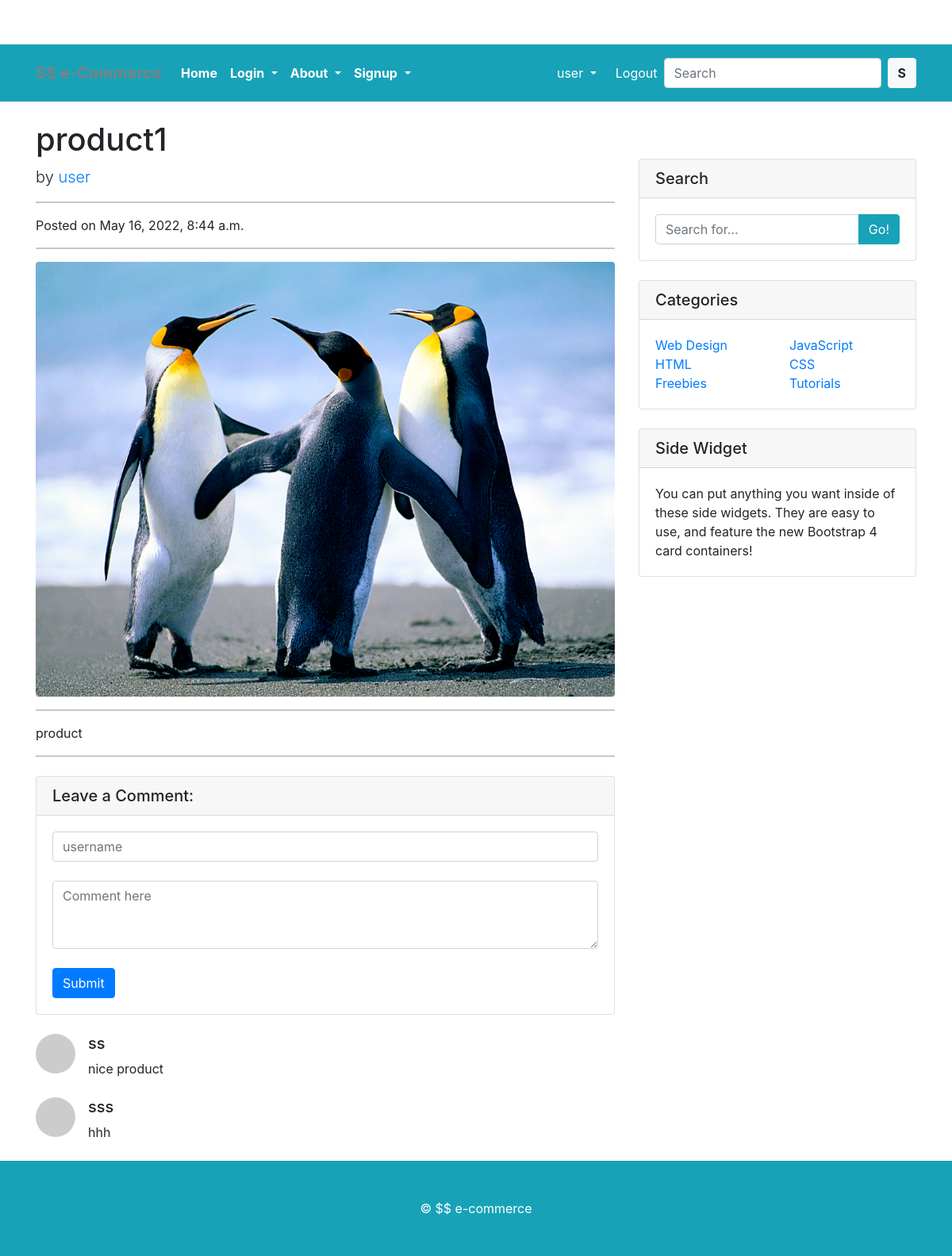
The app's page /product1 (signed in) with its own data.
### SGapp/models.py (models this page shows, shortened)
class User(AbstractUser):
    is_user = models.BooleanField(default=False)
    is_mentor = models.BooleanField(default=False)

class Blog_Post(models.Model):
    image = models.ImageField(upload_to = 'img')
    title = models.CharField(max_length= 200)
    body = models.TextField()
    slug = models.SlugField()
    writer = models.ForeignKey(User, on_delete = models.CASCADE)
    created_on = models.DateTimeField(auto_now = True)

class Comment(models.Model):
    commenter = models.CharField(max_length = 50)
    body = models.TextField()
    post = models.ForeignKey(Blog_Post, on_delete = models.CASCADE, related_name='comments')

### SGapp/views.py (the view)
# urls.py: path('<str:slug>', views.blog_detailView, name = 'blog_detail'),
@user_required
def blog_detailView(request, slug):
    post = Blog_Post.objects.get(slug = slug)
    comments = post.comments.all()
    new_comment = None
    if request.method == 'POST':
        form = CommentForm(request.POST)
        if form.is_valid():
            new_comment = form.save(commit=False)
            new_comment.post = post
            new_comment.save()
            messages.success(request, 'User commented successfully!')
            return HttpResponseRedirect(reverse('blog_detail', args = [str(post.slug)]))
    else:
        form = CommentForm()
    return render(request, 'blog_detail.html', {'post': post, 'form': form, 'comments':comments, 'new_comment':new_comment})

### SGapp/forms.py
class CommentForm(forms.ModelForm):
    commenter = forms.CharField(max_length=20, widget=forms.TextInput(attrs={
        'class': 'form-control', 'placeholder':'username'
    }))
    body = forms.CharField(max_length=100, widget = forms.Textarea(attrs={
        'class': 'form-control', 'placeholder': 'Comment here', 'rows': 3
    }))
    class Meta:
        model = Comment
        fields = ['commenter', 'body']

### SGapp/templates/blog_detail.html (shortened to what this page needs)
{% extends 'basex.html' %}
  {%  block content %}
  <div class="container">
    <div class="row">
      <div class="col-lg-8">
        <h1 class="mt-4">{{post.title}}</h1>
        <p class="lead">
          by
          <a href="#">{{post.writer}}</a>
        </p>
        <hr>
        <p>Posted on {{post.created_on}}</p>
        <hr>
        <img class="img-fluid rounded" src="{{post.image.url}}" alt="">
        <hr>
        <p>{{post.body}}</p>
        <hr>
        <div class="card my-4">
          <h5 class="card-header">Leave a Comment:</h5>
          <div class="card-body">
            <form method="POST">
               {{form.commenter}} <br>
              {{form.body}}<br>
              <button type="submit" class="btn btn-primary">Submit</button>
            </form>
          </div>
        </div>
        {% for comment in comments %}
        <div class="media mb-4">
          <img class="d-flex mr-3 rounded-circle" src="http://placehold.it/50x50" alt="">
          <div class="media-body">
            <h5 class="mt-0">{{comment.commenter}}</h5>
            {{comment.body}}
          </div>
        </div>
        {% endfor %}
      </div>
     {% endblock %}

### templates/basex.html (shortened to what this page needs)
<!DOCTYPE html>
{% load static %}
<html lang="en">
<head>
  <ink href="https://cdn.jsdelivr.net/npm/bootstrap@5.0.0-beta1/dist/css/bootstrap.min.css" rel="stylesheet">
    <link href="https://cdn.jsdelivr.net/npm/bootstrap@5.0.1/dist/css/bootstrap.min.css" rel="stylesheet">
    <link rel="stylesheet" href="{% static 'app/css/owl.carousel.min.css' %}">
    <link rel="stylesheet" href="{% static 'app/css/all.min.css' %}">
    <link rel="stylesheet" href="{% static 'app/css/style.css' %}">
    <link href="https://cdn.jsdelivr.net/npm/bootstrap@5.0.2/dist/css/bootstrap.min.css" rel="stylesheet">
  <link href="{% static 'vendor/bootstrap/css/bootstrap.min.css' %}" rel="stylesheet">
  <link href="{% static 'css/blog-home.css' %}" rel="stylesheet">
</head>
<body>
<nav class="navbar navbar-expand-lg navbar-dark pt-3 pb-3 bg-info " >
  <div class="container">
    <a style =" color:grey;" class="navbar-brand" href="/"><b>SS e-Commerce </b></a>
    <div class="collapse navbar-collapse" id="navbarSupportedContent">
      <ul class="navbar-nav me-auto mb-2 mb-lg-0">
        <li class="nav-item">
          <a class="nav-link active" aria-current="page" href="{% url 'home' %}"><b>Home</b></a>
        </li>
        <li class="nav-item dropdown">
          <a class="nav-link dropdown-toggle text-white" href="#" id="electronicsDropdown" role="button" data-bs-toggle="dropdown" aria-expanded="false">
            <b>Login</b>
          </a>
        </li>
          <li class="nav-item dropdown">
          <a class="nav-link dropdown-toggle text-white" href="#" id="electronicsDropdown" role="button" data-bs-toggle="dropdown" aria-expanded="false">
            <b>About</b>
          </a>
        </li>
        <li class="nav-item dropdown">
          <a class="nav-link dropdown-toggle text-white" href="#" id="electronicsDropdown" role="button" data-bs-toggle="dropdown" aria-expanded="false">
            <b>Signup</b>
          </a>
        </li>
      </ul>
      <div>
       <ul class="navbar-nav me-auto mb-2 mb-lg-0">
        <li class="nav-item dropdown mx-2">
           <a class="nav-link dropdown-toggle text-white" href="#" id="profileDropdown" role="button" data-bs-toggle="dropdown" aria-expanded="false">
             {{ request.user }}
           </a>
       {% if request.user.is_authenticated %}
       <li>
          <a href="{% url 'logout_x' %}" class="nav-link text-white"> Logout </a>
        </li>
        {% endif %}
       </ul>
      </div>
      <form class="d-flex">
        <input class="form-control me-2" type="search" placeholder="Search" aria-label="Search">
        <button class="btn btn-light" type="submit"><b>S</b></button>
      </form>
    </div>
  </div>
 </nav>
  {% block content%}{% endblock %}
  <div class="col-md-4 mt-5">
    <div class="card my-4">
      <h5 class="card-header">Search</h5>
      <div class="card-body">
        <div class="input-group">
          <input type="text" class="form-control" placeholder="Search for...">
          <span class="input-group-append">
            <button class="btn btn-info" type="button">Go!</button>
          </span>
        </div>
      </div>
    </div>
    <div class="card my-4">
      <h5 class="card-header">Categories</h5>
      <div class="card-body">
        <div class="row">
          <div class="col-lg-6">
            <ul class="list-unstyled mb-0">
              <li>
                <a href="#">Web Design</a>
              </li>
              <li>
                <a href="#">HTML</a>
              </li>
              <li>
                <a href="#">Freebies</a>
              </li>
            </ul>
          </div>
          <div class="col-lg-6">
            <ul class="list-unstyled mb-0">
              <li>
                <a href="#">JavaScript</a>
              </li>
              <li>
                <a href="#">CSS</a>
              </li>
              <li>
                <a href="#">Tutorials</a>
              </li>
            </ul>
          </div>
        </div>
      </div>
    </div>
    <div class="card my-4">
      <h5 class="card-header">Side Widget</h5>
      <div class="card-body">
        You can put anything you want inside of these side widgets. They are easy to use, and feature the new Bootstrap 4 card containers!
      </div>
    </div>
  </div>
</div>
</div>
<footer class="py-5 bg-info">
<div class="container">
  <p class="m-0 text-center text-white"> &copy; $$ e-commerce</p>
</div>
</footer>
</body>
</html>

### static/css/blog-home.css (style rules this page uses)
body { padding-top: 56px; }

### records on screen
User: user "user"
Blog_Post: title "product1", writer "user", created_on "May 16, 2022, 8:44 a.m.", image (picture), body "product"
Comment: commenter "ss", body "nice product"
Comment: commenter "sss", body "hhh"
